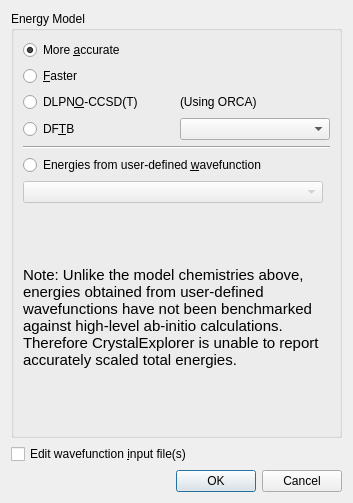
<?xml version="1.0" encoding="UTF-8"?>
<ui version="4.0">
 <class>EnergyCalculationDialog</class>
 <widget class="QDialog" name="EnergyCalculationDialog">
  <property name="geometry">
   <rect>
    <x>0</x>
    <y>0</y>
    <width>353</width>
    <height>503</height>
   </rect>
  </property>
  <property name="windowTitle">
   <string>Calculate Interaction Energy</string>
  </property>
  <layout class="QVBoxLayout" name="verticalLayout">
   <item>
    <widget class="QGroupBox" name="wavefunctionBox">
     <property name="title">
      <string>Energy Model</string>
     </property>
     <layout class="QVBoxLayout" name="verticalLayout_2">
      <item>
       <layout class="QGridLayout" name="gridLayout">
        <item row="1" column="1">
         <widget class="QLabel" name="qualitativeLabel">
          <property name="font">
           <font>
            <pointsize>11</pointsize>
           </font>
          </property>
          <property name="text">
           <string/>
          </property>
         </widget>
        </item>
        <item row="0" column="0">
         <widget class="QRadioButton" name="quantitativeRadioButton">
          <property name="text">
           <string>More &amp;accurate</string>
          </property>
          <property name="checked">
           <bool>true</bool>
          </property>
         </widget>
        </item>
        <item row="1" column="0">
         <widget class="QRadioButton" name="qualitativeRadioButton">
          <property name="text">
           <string>&amp;Faster</string>
          </property>
         </widget>
        </item>
        <item row="0" column="1">
         <widget class="QLabel" name="quantitativeLabel">
          <property name="font">
           <font>
            <pointsize>11</pointsize>
           </font>
          </property>
          <property name="text">
           <string/>
          </property>
         </widget>
        </item>
        <item row="2" column="0">
         <widget class="QRadioButton" name="orcaRadioButton">
          <property name="text">
           <string>DLPN&amp;O-CCSD(T)</string>
          </property>
         </widget>
        </item>
        <item row="2" column="1">
         <widget class="QLabel" name="orcaLabel">
          <property name="text">
           <string>(Using ORCA)</string>
          </property>
         </widget>
        </item>
        <item row="3" column="0">
         <widget class="QRadioButton" name="gfnRadioButton">
          <property name="text">
           <string>DF&amp;TB</string>
          </property>
         </widget>
        </item>
        <item row="3" column="1">
         <widget class="QComboBox" name="gfnComboBox"/>
        </item>
       </layout>
      </item>
      <item>
       <widget class="Line" name="line">
        <property name="orientation">
         <enum>Qt::Orientation::Horizontal</enum>
        </property>
       </widget>
      </item>
      <item>
       <widget class="QRadioButton" name="userWavefunctionRadioButton">
        <property name="text">
         <string>Energies from user-defined &amp;wavefunction</string>
        </property>
       </widget>
      </item>
      <item>
       <widget class="QComboBox" name="wavefunctionCombobox">
        <property name="enabled">
         <bool>false</bool>
        </property>
        <property name="sizePolicy">
         <sizepolicy hsizetype="Fixed" vsizetype="Fixed">
          <horstretch>0</horstretch>
          <verstretch>0</verstretch>
         </sizepolicy>
        </property>
        <property name="minimumSize">
         <size>
          <width>300</width>
          <height>0</height>
         </size>
        </property>
       </widget>
      </item>
      <item>
       <widget class="QLabel" name="warningTextLabel">
        <property name="font">
         <font>
          <pointsize>11</pointsize>
         </font>
        </property>
        <property name="text">
         <string>Note: Unlike the model chemistries above, energies obtained from user-defined wavefunctions have not been benchmarked against high-level ab-initio calculations. Therefore CrystalExplorer is unable to report accurately scaled total energies.</string>
        </property>
        <property name="wordWrap">
         <bool>true</bool>
        </property>
       </widget>
      </item>
     </layout>
    </widget>
   </item>
   <item>
    <widget class="QCheckBox" name="editWavefunctionInputFileCheckBox">
     <property name="text">
      <string>Edit wavefunction &amp;input file(s)</string>
     </property>
    </widget>
   </item>
   <item>
    <widget class="QDialogButtonBox" name="buttonBox">
     <property name="standardButtons">
      <set>QDialogButtonBox::StandardButton::Cancel|QDialogButtonBox::StandardButton::Ok</set>
     </property>
    </widget>
   </item>
  </layout>
 </widget>
 <resources/>
 <connections>
  <connection>
   <sender>buttonBox</sender>
   <signal>accepted()</signal>
   <receiver>EnergyCalculationDialog</receiver>
   <slot>accept()</slot>
   <hints>
    <hint type="sourcelabel">
     <x>248</x>
     <y>254</y>
    </hint>
    <hint type="destinationlabel">
     <x>157</x>
     <y>274</y>
    </hint>
   </hints>
  </connection>
  <connection>
   <sender>buttonBox</sender>
   <signal>rejected()</signal>
   <receiver>EnergyCalculationDialog</receiver>
   <slot>reject()</slot>
   <hints>
    <hint type="sourcelabel">
     <x>316</x>
     <y>260</y>
    </hint>
    <hint type="destinationlabel">
     <x>286</x>
     <y>274</y>
    </hint>
   </hints>
  </connection>
 </connections>
</ui>
